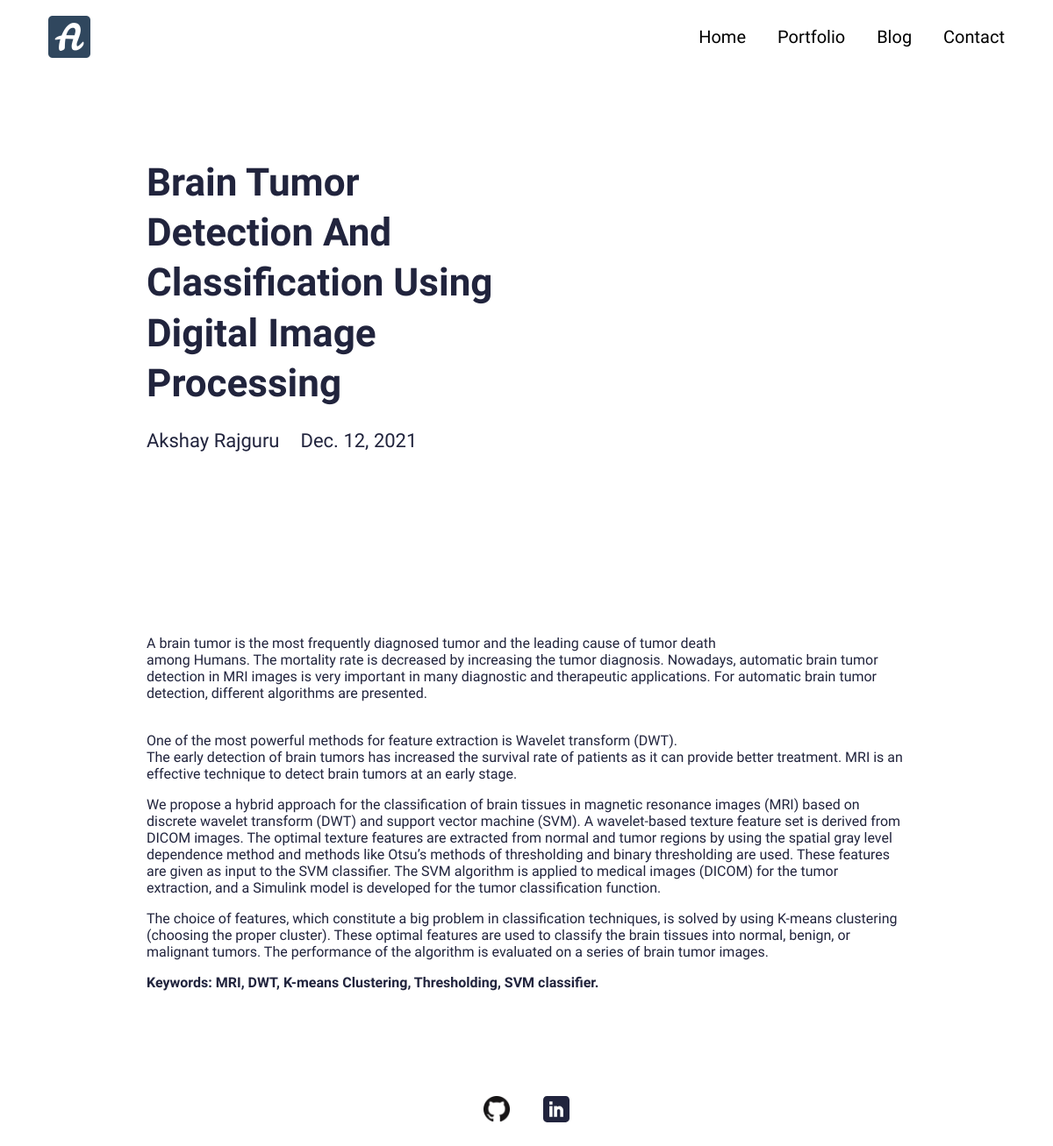
Screenshot of /blog/brain-tumor-detection-and-classification-using-digital-image-processing with the database file from the repository.
### resumeapp/models.py (models this page shows, shortened)
class Blog(models.Model):
    class Meta:
        verbose_name_plural = 'Blog Profiles'
        verbose_name = 'Blog'
        ordering = ["timestamp"]
    timestamp = models.DateTimeField(auto_now_add=True)
    author = models.CharField(max_length=200, blank=True, null=True)
    name = models.CharField(max_length=200, blank=True, null=True)
    description = models.CharField(max_length=500, blank=True, null=True)
    body = RichTextField(blank=True, null=True)
    slug = models.SlugField(null=True, blank=True)
    image = models.ImageField(blank=True, null=True, upload_to="blog")
    is_active = models.BooleanField(default=True)

### resumeapp/views.py (the view)
# urls.py: path('blog/<slug:slug>', views.BlogDetailView.as_view(), name="blog"),
class BlogDetailView(generic.DetailView):
	model = Blog
	template_name = "main/blog-detail.html"

### resumeproj/context_processors.py (called while the page is built)
def project_context(request):
	context = {
		'me': User.objects.first(),
	}
	return context

### resumeapp/templates/main/blog-detail.html (shortened to what this page needs)
{% extends 'main/base.html' %}
{% load static %}
{% block content %}
<section>
  <div class="innerPageBannerCol">
    <div class="container">
      <div class="row g-4 g-md-3  align-items-center">
        <div class="col-md-6">
          <div class="bannerContent">
            <h1 class="xlTitle pb-md-3">{{object.name|title}}</h1>
          </div>
        </div>
      </div>
      <div class="row">
        <div class="col-md-auto">
          <div class="authorCol">
            <h4 class="smTitle pb-3">{{object.author|title}}</h4>
          </div>
        </div>
        <div class="col-md">
          <h4 class="smTitle pb-3">{{object.timestamp.date}}</h4>
        </div>
      </div>
    </div>
  </div>
</section>
<section>
  <div class="sectionSpaceSm">
    <div class="container">
      {{object.body|safe}}
    </div>
  </div>
</section>
{% endblock %}

### resumeapp/static/css/style.css (style rules this page uses)
:root { --primaryColor: #9C07B6; --primaryDarkColor: #3D0048; --primaryHoverColor: #900AA8; --secondaryColor: #F9B000; --baseColor: #21243D; --baseFont: 'Heebo', sans-serif; --titleFont: 'Courier Prime', monospace; --regular: 400; --medium: 500; --bold: 700; --black: 900; --lightBg: #F1F1F1; }
html { scroll-behavior: smooth; }
body { font-family: var(--baseFont); color: var(--baseColor); line-height: normal; }
.xlTitle { font-size: 44px; line-height: 1.3; font-weight: var(--bold); font-family: var(--titleFont) }
.smTitle { font-size: 22px; line-height: normal; font-weight: var(--regular); font-family: var(--titleFont) }
.sectionSpaceSm { padding: 35px 0; }
.innerPageBannerCol { padding: 180px 0 150px; }
@media (min-width:992px) { .container, .container-lg, .container-md, .container-sm, .container-xl, .container-xxl { max-width: 890px; } }

### rows the page displays
Blog: name "Brain Tumor Detection And Classification Using Digital Image Processing", author "Akshay Rajguru", timestamp "Dec. 12, 2021", body "A brain tumor is the most frequently diagnosed tumor and the leading cause of tumor death among Humans. The mortality rate is decreased by increasing the tumor diagnosis. Nowadays, automatic brain tumor detection in MRI images is very important in many diagnostic and therapeutic applications. For automatic brain tumor detection, different algorithms are presented. One of the most powerful methods for feature extraction is Wavelet transform (DWT). The early detection of brain tumors has increased the survival rate of patients as it can provide better treatment. MRI is an effective technique to detect brain tumors at an early stage. We propose a hybrid approach for the classification of brain…"
